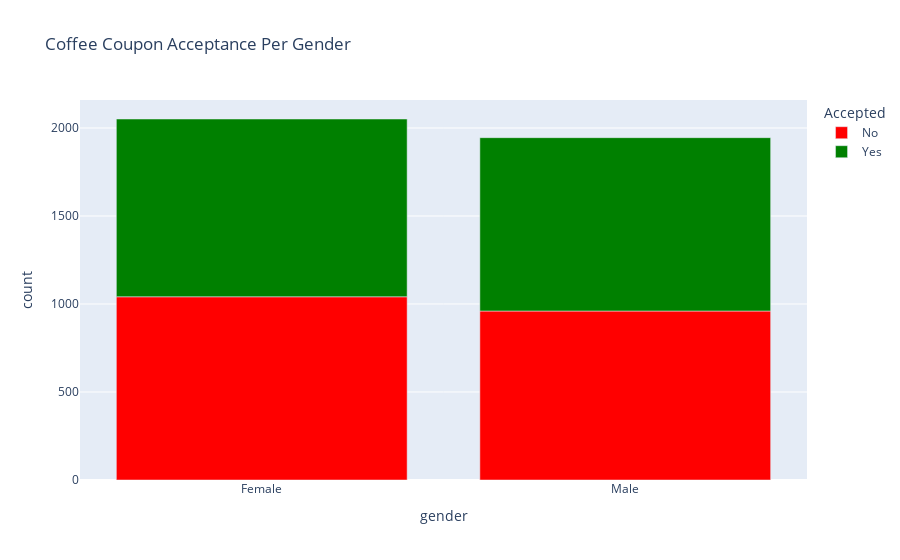

Notebook source saved alongside this figure:
### Markdown cell above
##### Plot the gender breakdown for the coffee coupon acceptance rate.
This time use Plotly to make more interactive.

### Code cell
custom_color_palette = ['red', 'green']
fig = px.bar(coffee_gender, 
        x='gender', 
        y='count', 
        color='Accepted',
        title="Coffee Coupon Acceptance Per Gender",
        color_discrete_sequence=custom_color_palette
        )

fig.show()

### Figure 1 — Plotly figure (JSON) as saved in the notebook; plotly's stock layout.template omitted (floating-point values rounded to 4 significant figures)
{"data": [{"alignmentgroup": "True", "hovertemplate": "Accepted=No<br>gender=%{x}<br>count=%{y}<extra></extra>", "legendgroup": "No", "marker": {"color": "red", "pattern": {"shape": ""}}, "name": "No", "offsetgroup": "No", "orientation": "v", "showlegend": true, "textposition": "auto", "type": "bar", "x": ["Female", "Male"], "xaxis": "x", "y": [1041, 960], "yaxis": "y"}, {"alignmentgroup": "True", "hovertemplate": "Accepted=Yes<br>gender=%{x}<br>count=%{y}<extra></extra>", "legendgroup": "Yes", "marker": {"color": "green", "pattern": {"shape": ""}}, "name": "Yes", "offsetgroup": "Yes", "orientation": "v", "showlegend": true, "textposition": "auto", "type": "bar", "x": ["Female", "Male"], "xaxis": "x", "y": [1010, 985], "yaxis": "y"}], "layout": {"barmode": "relative", "legend": {"title": {"text": "Accepted"}, "tracegroupgap": 0}, "title": {"text": "Coffee Coupon Acceptance Per Gender"}, "xaxis": {"anchor": "y", "domain": [0, 1], "title": {"text": "gender"}}, "yaxis": {"anchor": "x", "domain": [0, 1], "title": {"text": "count"}}}}
